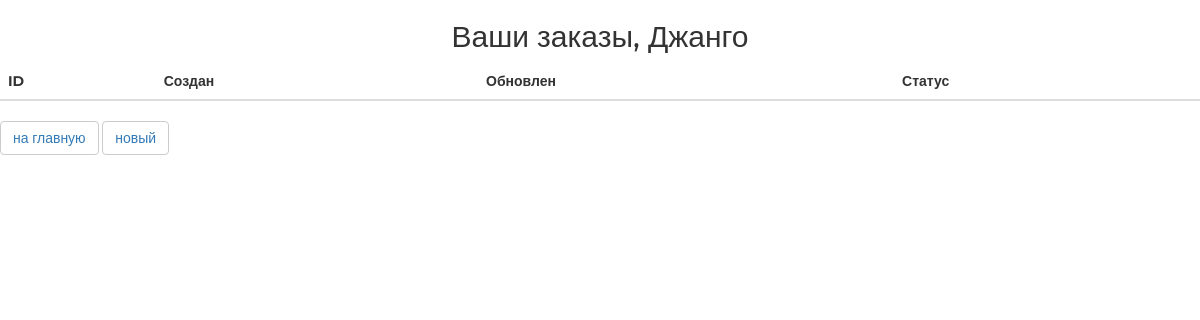
Before: /order/ (signed in) with the older database file.
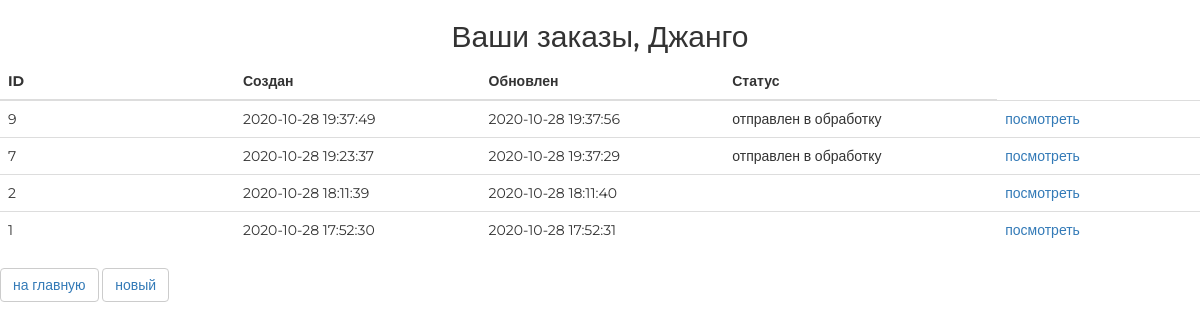
After: the same page with the newer database file.
### authapp/models.py (models this page shows, shortened)
class ShopUser(AbstractUser):
    avatar = models.ImageField(upload_to='users_avatars', blank=True, verbose_name='аватарка')
    age = models.PositiveSmallIntegerField(verbose_name='возраст', default=18)
    activation_key = models.CharField(max_length=128, blank=True)
    activation_key_expires = models.DateTimeField(default=(now() + timedelta(hours=48)))

### orderapp/models.py (models this page shows, shortened)
class Order(models.Model):
    FORMING = 'FM'
    SENT_TO_PROCEED = 'STP'
    PROCEEDED = 'PRD'
    PAID = 'PD'
    READY = 'RD'
    CANCEL = 'CNC'
    ORDER_STATUSES = (
        (FORMING, 'формируется'),
        (SENT_TO_PROCEED, 'отправлен в обработку'),
        (PAID, 'оплачен'),
        (PROCEEDED, 'обрабатывается'),
        (READY, 'готов к выдаче'),
        (CANCEL, 'отменен'),
    )
    user = models.ForeignKey(settings.AUTH_USER_MODEL, on_delete=models.CASCADE, verbose_name='Пользователь')
    created = models.DateTimeField(auto_now_add=True, verbose_name='Дата создания')
    updated = models.DateTimeField(auto_now=True, verbose_name='Дата изменения')
    status = models.CharField(max_length=3, choices=ORDER_STATUSES, verbose_name='Статус', default=FORMING)
    is_active = models.BooleanField(default=True, verbose_name='Активен')
    class Meta:
        ordering = ('-created',)
        verbose_name = 'заказ'
        verbose_name_plural = 'заказы'

### orderapp/views.py (the view)
# urls.py: path('', orderapp.OrderList.as_view(), name='orders_list'),
class OrderList(ListView):
    model = Order
    def get_queryset(self):
        return Order.objects.filter(user=self.request.user)

### mainapp/context_processors.py (called while the page is built)
def basket(request):
    basket_items = []
    if request.user.is_authenticated:
        basket_items = Basket.objects.filter(user=request.user)
    return {
        'basket': basket_items
    }

### orderapp/templates/orderapp/order_list.html (shortened to what this page needs)
{% extends 'orderapp/base.html' %}
{% load static %}
{% block content %}
   <div class="h2 text-center head">
       Ваши заказы,
       {% if user.first_name %}
           {{ user.first_name|title}}
       {% else %}
           Пользователь
       {% endif %}
   </div>
   <table class="table orders_list">
       <thead>
         <tr>
           <th>ID</th>
           <th>Создан</th>
           <th>Обновлен</th>
           <th>Статус</th>
         </tr>
       </thead>
        <tbody>
           {% for item in object_list %}
               {% if item.is_active %}
               <tr>
                   <td class="td1 orders_list">{{ item.pk }}</td>
                   <td>{{ item.created|date:"Y-m-d H:i:s" }}</td>
                   <td>{{ item.updated|date:"Y-m-d H:i:s" }}</td>
                   <td>{{ item.get_status_display }}</td>
                   <td>
                       <a href="{% url 'orderapp:order_read' item.pk %}">
                           посмотреть
                       </a>
                   </td>
                   <td>
                   </td>
                   <td>
                   </td>
               </tr>
               {% endif %}
           {% endfor %}
       </tbody>
   </table>
   <button class="btn btn-default btn-round">
       <a href="{% url 'main' %}">
           на главную
       </a>
   </button>
   <button class="btn btn-default btn-round">
       <a href="{% url 'orderapp:order_create' %}">
           новый
       </a>
   </button>
{% endblock %}

### orderapp/templates/orderapp/base.html (shortened to what this page needs)
<!DOCTYPE html>
{% load static %}
<html>
<head>
   {% block css %}
       <link rel="stylesheet" type="text/css" href="{% static 'css/bootstrap.min.css' %}">
       <link rel="stylesheet" type="text/css" href="{% static 'style.css' %}">
       <link rel="stylesheet" href="{% static 'fonts/font-awesome/css/font-awesome.css' %}">
   {% endblock %}
</head>
<body>
  <div class="order_container">
       {% block content %}
       {% endblock %}
  </div>
</body>
</html>

### static/style.css (style rules this page uses)
* { margin: 0; padding: 0; }
body { font-family: 'Montserrat', sans-serif; }
html, body { height: 100%; }
table { width: 100%; }
td:first-child { width: 235px; }

Changed rows visible on the page:
added Order: pk "9", created "2020-10-28 19:37:49", updated "2020-10-28 19:37:56", status "отправлен в обработку"
added Order: pk "7", created "2020-10-28 19:23:37", updated "2020-10-28 19:37:29", status "отправлен в обработку"
added Order: pk "2", created "2020-10-28 18:11:39", updated "2020-10-28 18:11:40"
added Order: pk "1", created "2020-10-28 17:52:30", updated "2020-10-28 17:52:31"
